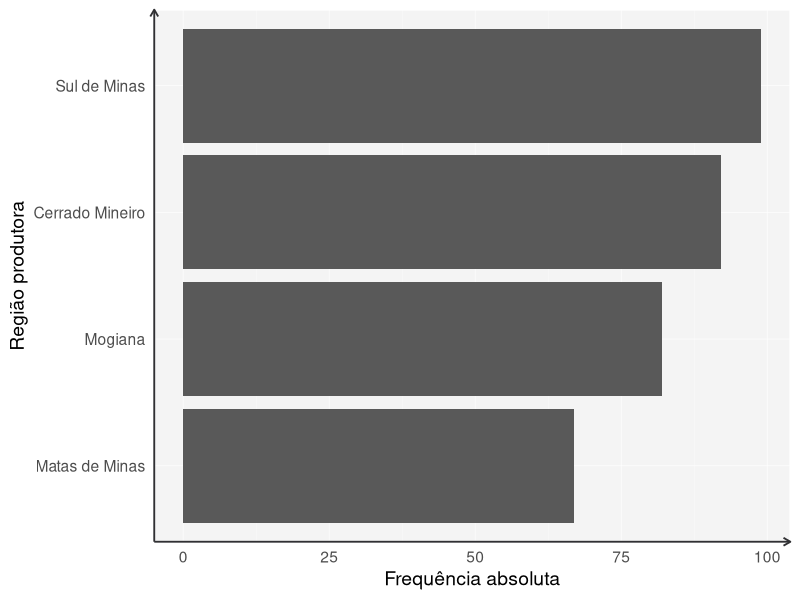
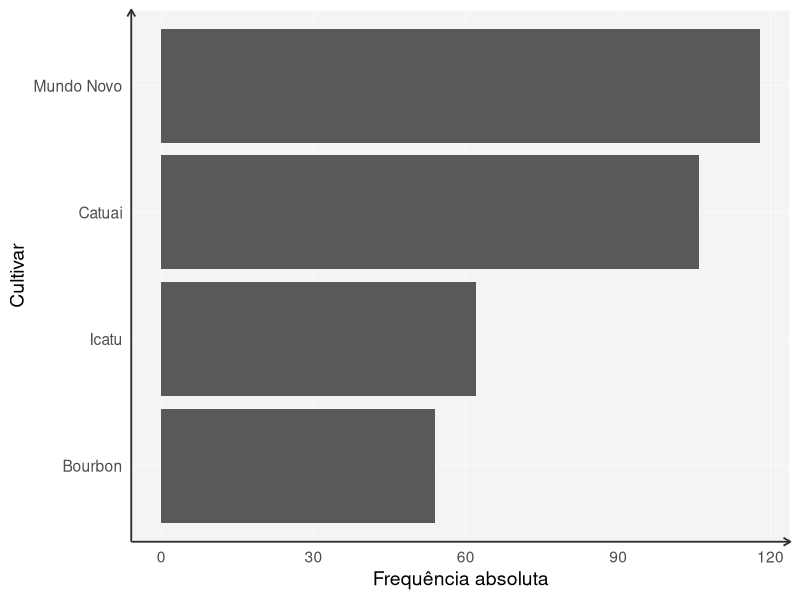
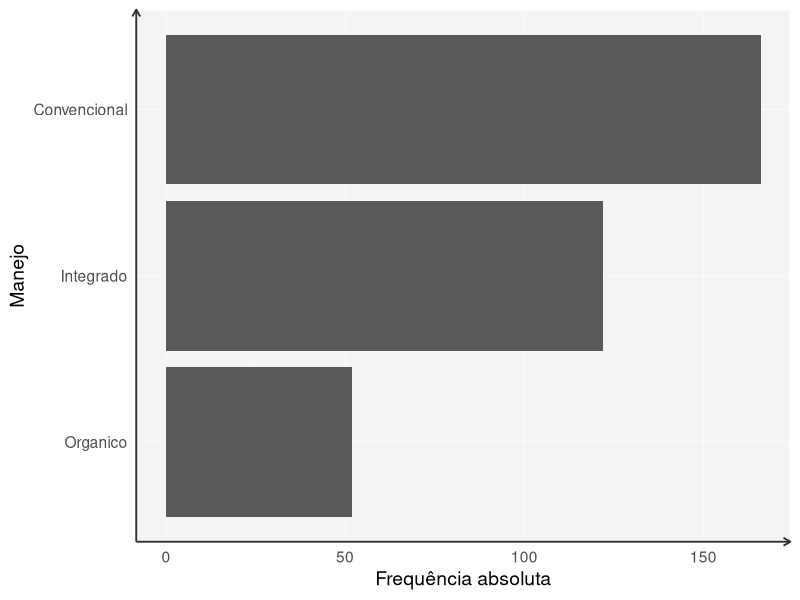
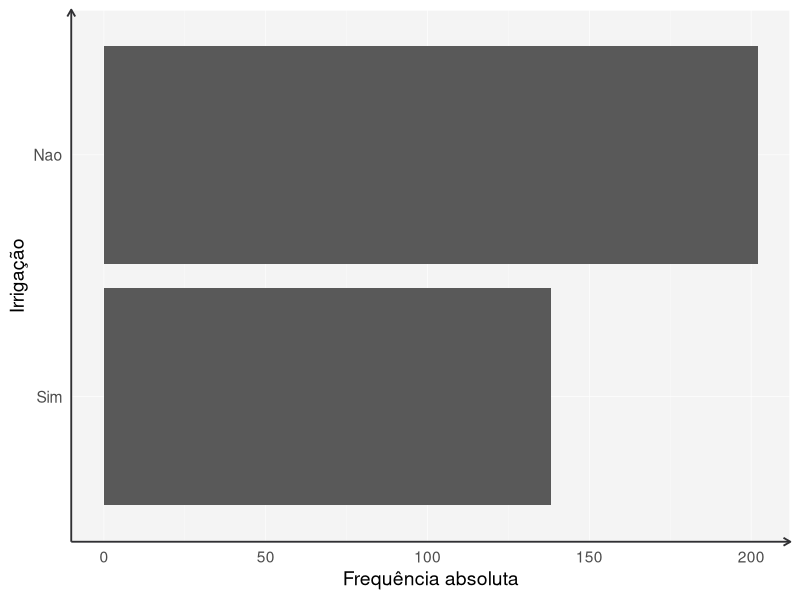
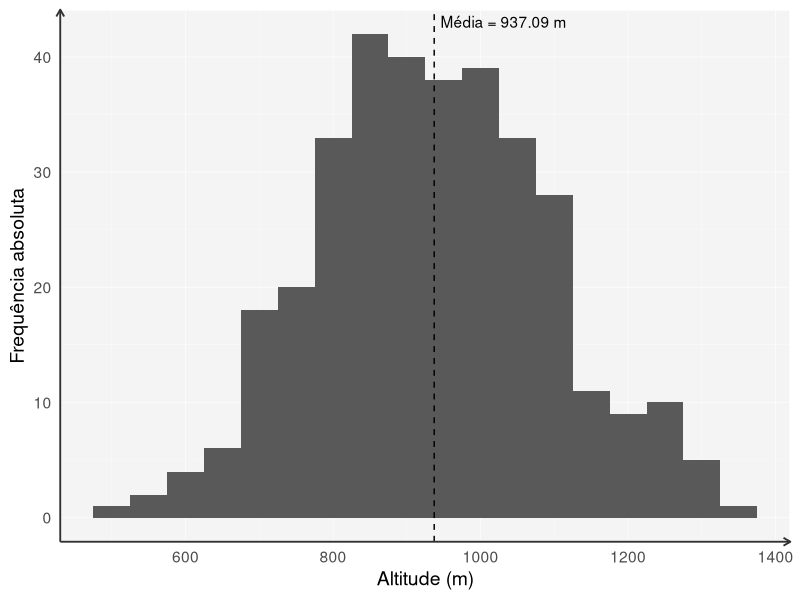
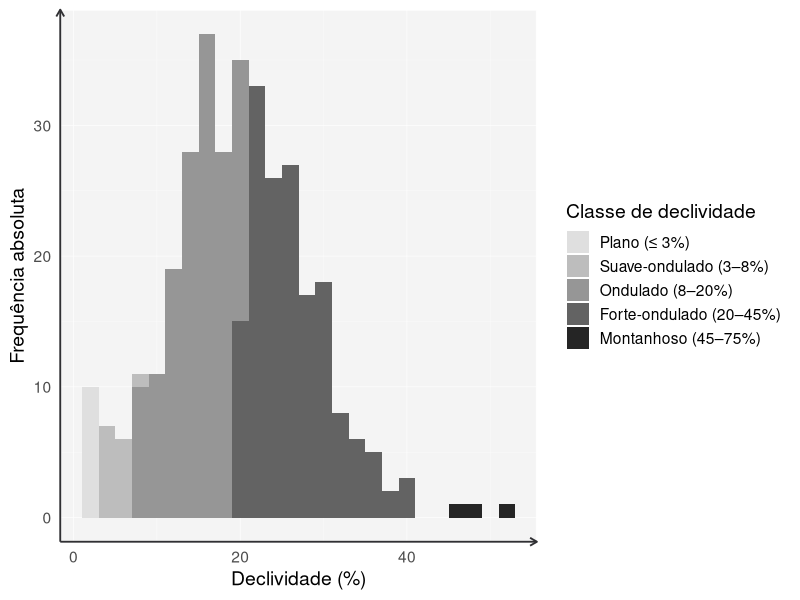
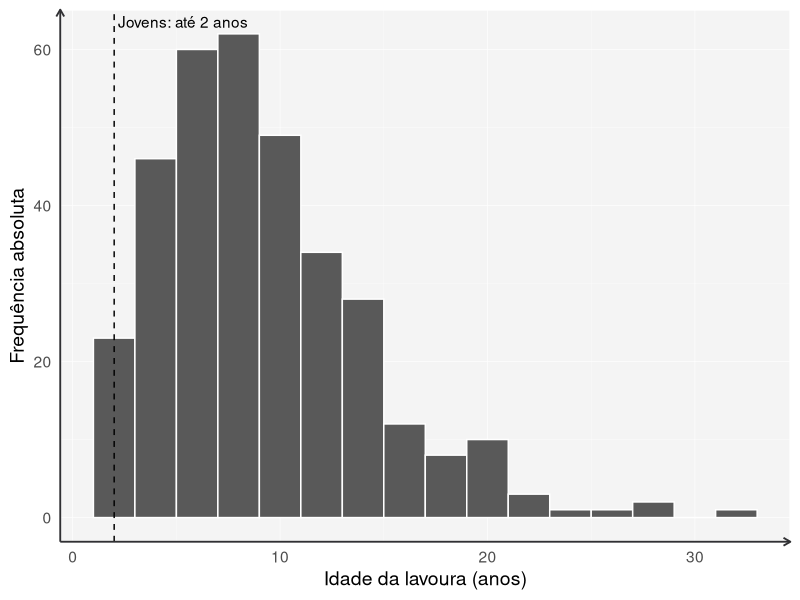
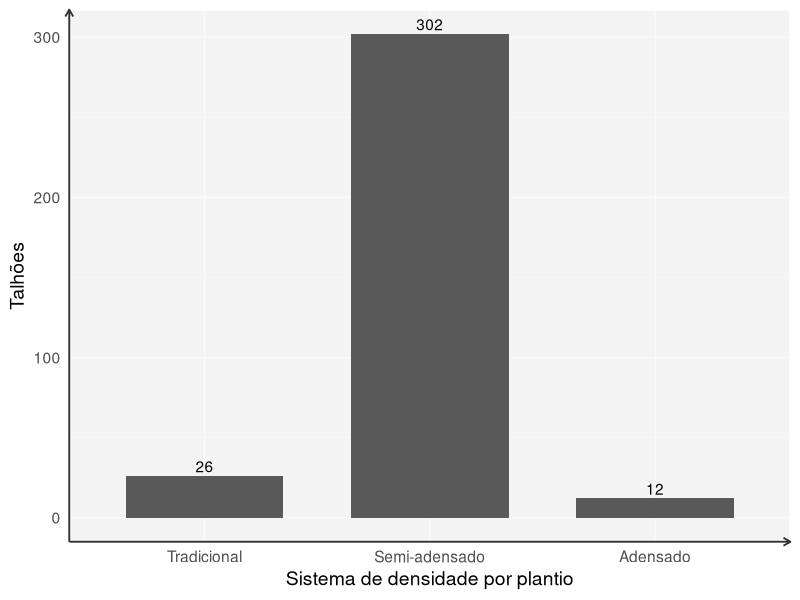

Write R code to recreate these figures, in order.
# =====================================================================
# UNIVERSIDADE DO VALE DO ITAJAI - UNIVALI
# ESCOLA POLITECNICA
# PROGRAMA DE POS-GRADUACAO EM COMPUTACAO APLICADA - PPGCA
# MESTRADO EM COMPUTACAO APLICADA
# Disciplina: Modelagem estatistica
# Prof. Dr.: Rodrigo Sant'Ana
# Discentes: Andre Lucas Ribeiro, Leticia Zorzi Rama, Matheus Neis
# Itajai, Santa Catarina, Brasil

# =====================================================================
# ANALISE ESTATISTICA DESCRITIVA DA CAFEICULTURA
# =====================================================================
# Descricao:
# Este script realiza a inspecao e a analise estatistica descritiva 
# de uma base de dados referente a cafeicultura.
# A analise estatistica dos dados serve como etapa previa para posteriores
# analises inferenciais e modelagens dos dados conforme perguntas especificas 
# pre-formuladas e propostas ao grupo de trabalho para responde-las.
#
# O script esta estruturado em:
# - Configurar ambiente de trabalho
# - Carregamento e inspecao inicial da base de dados
# - Analise univariada por ordem das colunas da base de dados
# - TO DO Analises multivariadas
# - TO DO Analises globais
#
# Base de dados: cafeicultura.csv
# =====================================================================

# =====================================================================
# CONFIGURAR AMBIENTE DE TRABALHO
# =====================================================================

# Conferir e configurar caminhos, se necessario
# getwd()
# setwd("inserir caminho")
# getwd()

# Pacotes
# library(spdep) 
# library(energy) 
# library(boot) 
# library(DescTools) 
# library(psych)
# library(car) 
# library(moments)
library(dplyr) 
library(tidyr) 
library(ggplot2)
library(GGally) 
library(corrplot) 
library(patchwork) 
library(stringr) 

# Opcoes gerais
options(width = 80, scipen = 6, digits = 4)

# Semente de reprodutibilidade
set.seed(20260818)

# Tema para ggplot
rgb01 <- "#303033"
seta <- grid::arrow(length = grid::unit(0.2, "cm"), type = "open")
my_theme <- function(base_size = 14, base_family = "Helvetica") {
  theme_bw(base_size = base_size, base_family = base_family) %+replace%
  theme(axis.ticks = element_blank(),
  axis.line = element_line(arrow = seta, colour = rgb01),
  legend.background = element_blank(),
  legend.key = element_blank(),
  panel.background =
  element_rect(fill = ggplot2::alpha(rgb01, 0.05),
  colour = "white"),
  panel.border = element_blank(),
  panel.grid = element_line(linetype = "solid",
  linewidth = 0.2,
  colour = "white"),
  strip.text = element_text(colour = "white",
  margin = margin(0.3, 0.3, 0.3, 0.3,
  "cm"),
  face = "bold"),
  strip.background = element_rect(fill = rgb01,
  colour = rgb01),
  plot.background = element_blank(),
  complete = TRUE)
}

# Definir o tema padrao
theme_set(my_theme())

# Funcao auxiliar de impressao de texto
secao <- function(texto) {
barra <- paste(rep("=", 70), collapse = "")
  cat("\n", barra, "\n", texto, "\n", barra, "\n\n", sep = "")
}

# Teste de Fischer
ic_fisher <- function(r, n, conf = 0.95) {
  z <- atanh(r)
  ep <- 1 / sqrt(n - 3)
  q <- qnorm(1 - (1 - conf) / 2)
  data.frame(r = r,
  n = n,
  inferior = tanh(z - q * ep),
  superior = tanh(z + q * ep))
}

# =====================================================================
# BASE DE DADOS
# =====================================================================

# Carregar a base de dados
caf <- read.csv("data/cafeicultura.csv", sep=",")

# Inspecao da base de dados
secao("Inspeção da base de dados")

# Estrutura geral
cat("\nNúmero de observações (linhas):", nrow(caf))
cat("\nNúmero de variáveis (colunas):", ncol(caf), "\n")
cat("\nNome das variáveis:")
print(names(caf))
cat("\nEstrutura geral:\n")
print(str(caf))

# Cabecalho, primeiras 10 linhas
cat("\nCabeçalho (primeiras 10 linhas):\n")
print(head(caf, 10))

# Resumo estatistico preliminar
cat("\nResumo estatístico preliminar:\n")
print(summary(caf))
# Possui de dados faltantes? Nao
# Suspeita de valores extremos? A umidade relativa em 92.2% pode ser um valor extremo
# Suspeita de valores impossiveis? Nao

# Diagnostico global de dados faltantes
total_celulas <- prod(dim(caf))
total_na <- sum(is.na(caf))
pct_geral_na <- round(total_na / total_celulas * 100, 1)

cat("\nDiagnóstico global de dados faltantes\n")
cat("Total de células na base de dados:", total_celulas, "\n")
cat("Total de dados faltantes (NA):", total_na, "\n")
cat("Porcentagem geral de dados faltantes:", pct_geral_na, "%\n\n")

# =====================================================================
# ANALISES UNIVARIADAS
# =====================================================================

# VARIAVEL 'id_talhao'
secao("Análise univariada - variável: id_talhao")

# O que e um talhao?
# (...) o talhao refere-se a determinada área da lavoura cafeeira que pode ser considerada homogênea, 
# por ter a mesma variedade de café plantada na mesma data, em um solo de características físicas, 
# químicas e topográficas semelhantes, além de receber o mesmo manejo agronômico e o mesmo tratamento 
# administrativo (Santos et al., 2009).

# Verificar se cada observacao corresponde a um talhao
length(unique(caf$id_talhao))
# Conclusao: cada observacao corresponde a um talhao
cat("\nA base de dados contém", length(unique(caf$id_talhao)), "observações,",
"cada uma correspondente a um talhão.")

# VARIAVEL 'regiao_produtora'
secao("Análise univariada - variável: regiao_produtora")
table(caf$regiao_produtora)
names(table(caf$regiao_produtora))

# Moda
regiao_produtora_moda <- names(which.max(table(caf$regiao_produtora)))

# Ranking absoluto
regiao_produtora_rank <- caf %>%
  group_by(regiao_produtora) %>%
  summarise(frequencia = n()) %>%
  arrange(desc(frequencia))

# Grafico de barras
regiao_produtora_plot <- ggplot(
  regiao_produtora_rank,
  aes(
    x = reorder(regiao_produtora, frequencia), 
    y = frequencia)
) +
  geom_col() +
  labs(
    x = "Região produtora",
    y = "Frequência absoluta"
  ) +
  coord_flip() +
  my_theme()

print(regiao_produtora_plot)

# Exibir resultados
# Moda
cat("\nDas", dim(table(caf$regiao_produtora)), "regiões produtoras,",
"a moda é:", str_to_title(regiao_produtora_moda))

# Ranking
cat("\nO ranking das regiões produtoras é:")
print(regiao_produtora_rank)

# VARIAVEL 'cultivar'
secao("Análise univariada - variável: cultivar")
table(caf$cultivar)
names(table(caf$cultivar))

# Moda
cultivar_moda <- names(which.max(table(caf$cultivar)))

# Ranking
cultivar_rank <- caf %>%
  group_by(cultivar) %>%
  summarise(frequencia = n()) %>%
  arrange(desc(frequencia))

# Grafico de barras
cultivar_plot <- ggplot(
  cultivar_rank,
  aes(
    x = reorder(cultivar, frequencia),
    y = frequencia
  )
) +
  geom_col() +
  coord_flip() +
  labs(
    x = "Cultivar",
    y = "Frequência absoluta"
  ) +
  my_theme()

print(cultivar_plot)

# Exibir resultados
# Moda
cat("\nDos", dim(table(caf$cultivar)), "cultivares,",
"a moda é:", str_to_title(cultivar_moda))

# Ranking
cat("\nO ranking dos cultivares é:")
print(cultivar_rank)

# VARIAVEL 'manejo'
secao("Análise univariada - variável: manejo")
table(caf$manejo)
names(table(caf$manejo))

# Moda
manejo_moda <- names(which.max(table(caf$manejo)))

# Ranking
manejo_rank <- caf %>%
  group_by(manejo) %>%
  summarise(frequencia = n()) %>%
  arrange(desc(frequencia))

# Grafico de barras
manejo_plot <- ggplot(
  manejo_rank, 
  aes(
    x = reorder(manejo, frequencia),
    y = frequencia
    )
) +
  geom_col() +
  coord_flip() +
  labs(
    x = "Manejo",
    y = "Frequência absoluta"
  ) +
  my_theme()

print(manejo_plot)

# Exibir resultados
# Moda
cat("\nDos", dim(table(caf$manejo)), "manejos,",
"a moda é:", str_to_title(manejo_moda))

# Ranking
cat("\nO ranking dos manejos é:")
print(manejo_rank)

# VARIAVEL 'irrigacao'
secao("Análise univariada - variável: irrigação")
table(caf$irrigacao)
names(table(caf$irrigacao))

# Moda
irrigacao_moda <- names(which.max(table(caf$irrigacao)))

# Ranking
irrigacao_rank <- caf %>%
  group_by(irrigacao) %>%
  summarise(frequencia = n()) %>%
  arrange(desc(frequencia))

# Grafico de barras
irrigacao_plot <- ggplot(
  irrigacao_rank, 
  aes(
    x = reorder(irrigacao, frequencia),
    y = frequencia
    )
) +
  geom_col() +
  coord_flip() +
  labs(
    x = "Irrigação",
    y = "Frequência absoluta"
  ) +
  my_theme()

print(irrigacao_plot)

# Exibir resultados
# Moda
cat("\nA irrigação predomina?", str_to_title(irrigacao_moda))

# Ranking
cat("\nO ranking da irrigação é:")
print(irrigacao_rank)

# VARIAVEL 'altitude'
secao("Análise univariada - variável: altitude")

# Altitude do parque cafeeiro de Minas gerais, segundo Bernardes et al. (2012)
# O parque cafeeiro esta distribuido em altitudes variando entre 500 e 1.200 m.  

# Resumo estatistico
summary(caf$altitude_m)

# Extrair estatisticas descritivas
alt_min <- min(caf$altitude_m)
alt_max <- max(caf$altitude_m)
alt_mediana <- median(caf$altitude_m)
alt_media <- mean(caf$altitude_m)
alt_sd <- sd(caf$altitude_m)
alt_q1 <- quantile(caf$altitude_m, 0.25)
alt_q3 <- quantile(caf$altitude_m, 0.75)

# Histograma
altitude_m_plot <- ggplot(caf, aes(x = altitude_m)) +
  geom_histogram(binwidth = 50) +
  geom_vline(
  xintercept = alt_media,
  linetype = "dashed"
) +
annotate(
  "text",
  x = alt_media,
  y = Inf,
  label = paste0("Média = ", round(alt_media, 2), " m"),
  vjust = 1.5,
  hjust = -0.05
) +
  labs(
    x = "Altitude (m)",
    y = "Frequência absoluta"
  ) +
  my_theme()

print(altitude_m_plot)

# Resultados
# Exibir resultados
cat("\nAltitude mínima:", alt_min, "metros\n")
cat("nAltitude máxima:", alt_max, "metros\n")
cat("1º quartil:", alt_q1, "metros\n")
cat("Mediana:", alt_mediana, "metros\n")
cat("Média:", round(alt_media, 2), "metros\n")
cat("3º quartil:", alt_q3, "metros\n")
cat("Desvio padrão:", round(alt_sd, 2), "metros\n")

# Parecer
cat("\nA altitude tem uma distribuição normal, sem a presença de valores extremos ou impossíveis. 
Segundo Bernard et al. (2012), a altitude no parque cafeeiro em Minas gerais varia entre 500 a 1.200 
metros. Os dados indicam uma frequência maior de altitudes entre 830 e 1046 metros, com altitudes 
mínimas de 496 e máximas de 1343 metros.")

# VARIAVEL 'declividade_pct'
secao("Análise univariada - variável: declividade")

# Classes de declividade de Minas Gerais, segundo INPE (2023)
# https://idesisema.meioambiente.mg.gov.br/geonetwork/srv/api/records/46b18109-06ab-4529-9401-5a662f1e39b2
# Plano: ate 3%
# Suave-ondulado: 3-8%
# Ondulado: 8-20%
# Forte-ondulado: 20-45%
# Montanhoso: 45-75%
# Escarpado: >75%
caf$classe_declividade <- cut(
  caf$declividade_pct,
  breaks = c(-Inf, 3, 8, 20, 45, 75, Inf),
  labels = c(
    "Plano (≤ 3%)",
    "Suave-ondulado (3–8%)",
    "Ondulado (8–20%)",
    "Forte-ondulado (20–45%)",
    "Montanhoso (45–75%)",
    "Escarpado (> 75%)"
  ),
  right = TRUE
)

# Declividade do parque cafeeiro de Minas Gerais, segundo Bernard et al. (2012)
# Sao encontradas lavouras em praticamente todas as faixas de declividade,
# porem ha um predominio de lavouras em declividades entre 5 e 15%.

# Resumo estatistico
summary(caf$declividade_pct)

# Extrair estatisticas descritivas
decl_min <- min(caf$declividade_pct)
decl_max <- max(caf$declividade_pct)
decl_mediana <- median(caf$declividade_pct)
decl_media <- mean(caf$declividade_pct)
decl_sd <- sd(caf$declividade_pct)
decl_q1 <- quantile(caf$declividade_pct, 0.25)
decl_q3 <- quantile(caf$declividade_pct, 0.75)

# Histograma
declividade_pct_plot <- ggplot(
  caf,
  aes(x = declividade_pct, fill = classe_declividade)
) +
  geom_histogram(binwidth = 2) +
  labs(
    x = "Declividade (%)",
    y = "Frequência absoluta",
    fill = "Classe de declividade"
  ) +
  scale_fill_manual(
    values = c(
      "Plano (≤ 3%)" = "#dfdfdf",
      "Suave-ondulado (3–8%)" = "#BDBDBD",
      "Ondulado (8–20%)" = "#969696",
      "Forte-ondulado (20–45%)" = "#636363" ,
      "Montanhoso (45–75%)" = "#252525",
      "Escarpado (> 75%)" = "#131313"
    ),
    drop = TRUE
  ) +
  my_theme()

print(declividade_pct_plot)

# Resultados
# Exibir resultados
cat("\nDeclividade mínima:", decl_min)
cat("Declividade máxima:", decl_max)
cat("1º quartil:", decl_q1)
cat("Mediana:", decl_mediana)
cat("Média:", round(decl_media, 2))
cat("3º quartil:", decl_q3)
cat("Desvio padrão:", round(decl_sd, 2))

# Parecer
cat("\nA declividade tem uma distribuição normal, levemente assimetrica à direita,
com a predominância de terrenos forte-ondulados, segundo a classificação do INPE (2023). 
Há, entretanto, uma heterogeneidade de terrenos visto que a declividade varia de
0% a 51.4%, caracterizando a ocorrência de terrenos planos à montanhosos, respectivamente. 
Os resultados diferem da caracterização de  Bernard et al. (2012) cuja declividae do parque 
cafeeiro em Minas Gerais predomina entre 5 e 15%.")

# VARIAVEL 'idade_lavoura_anos'
secao("Análise univariada - variável: idade_lavoura_anos")

# Idade da lavoura
# Até  os  dois  anos, chamada de lavoura jovem e após os dois anos, 
# conhecida como manejo em café adulto (Nascimento et al., 2020).
# Uma vez plantada, a lavoura permanece por 10, 20, 30 anos ou mais (Silva et al., 2002).

# Resumo estatistico
summary(caf$idade_lavoura_anos)

# Extrair estatisticas descritivas
idade_min <- min(caf$idade_lavoura_anos)
idade_max <- max(caf$idade_lavoura_anos)
idade_mediana <- median(caf$idade_lavoura_anos)
idade_media <- mean(caf$idade_lavoura_anos)
idade_sd <- sd(caf$idade_lavoura_anos)
idade_q1 <- quantile(caf$idade_lavoura_anos, 0.25)
idade_q3 <- quantile(caf$idade_lavoura_anos, 0.75)

# Histograma
idade_lavoura_anos_plot <- ggplot(caf, aes(x = idade_lavoura_anos)) +
  geom_histogram(binwidth = 2, colour = "white") +
  geom_vline(
  xintercept = 2,
  linetype = "dashed"
) +
annotate(
  "text",
  x = 2,
  y = Inf,
  label = "Jovens: até 2 anos",
  vjust = 1.5,
  hjust = -0.03
) +
  labs(
    x = "Idade da lavoura (anos)",
    y = "Frequência absoluta"
  ) +
  my_theme()

print(idade_lavoura_anos_plot)

# Resultados
# Exibir resultados
cat("\nIdade mínima:", idade_min)
cat("Idade máxima:", idade_max)
cat("1º quartil:", idade_q1)
cat("Mediana:", idade_mediana)
cat("Média:", round(idade_media, 2))
cat("3º quartil:", idade_q3)
cat("Desvio padrão:", round(idade_sd, 2))

# Parecer
cat("\n A idade da lavoura de café apresenta uma distribuição normal com assimetria
à direita. Existem lavouras jovens, com menos de dois anos e lavoura adultas com 31 anos.
Predominam lavouras adultas, com idade média de 9.25 anos.")

# VARIAVEL densidade_plantio
secao("Análise univariada - variável: densidade_plantio")

# Densidade de plantio sao plantas por alguma unidade de espaco
# Exemplo: plantas/metro quadrado, plantas/hectare
# Segundo Malta et al. (2008), 
# um hectare tradicional tem 2.500 plantas/ha, 
# semi-adensado possui 2.500 a 5.000 plantas/ha e 
# adensado possui mais de 5.000 plantas/ha

# Resumo estatistico
summary(caf$densidade_plantio)

# Densidade de plantio seguindo a classificacao de Malta et al. (2008)
caf2 <- caf %>%
  mutate(
    densidade_plantio_classes = cut(
      densidade_plantio,
      breaks = c(-Inf, 2500, 5000, Inf),
      labels = c("Tradicional", "Semi-adensado", "Adensado"),
      right = TRUE
    ),
    densidade_plantio_classes = factor(
      densidade_plantio_classes,
      levels = c("Tradicional", "Semi-adensado", "Adensado")
    )
  )

# Grafico de barras agrupando talhoes pelas classes de densidade
densidade_plantio_plot <- ggplot(caf2, aes(x = densidade_plantio_classes)) +
  geom_bar(width = 0.7) +
  geom_text(
    stat = "count",
    aes(label = after_stat(count)),
    vjust = -0.3
  ) +
  labs(
    x = "Sistema de densidade por plantio",
    y = "Talhões"
  ) +
  my_theme()

print(densidade_plantio_plot)

# Moda
densidade_moda <- names(which.max(table(caf2$densidade_plantio_classes)))

# Ranking
densidade_rank <- caf2 %>%
  group_by(densidade_plantio_classes) %>%
  summarise(frequencia = n()) %>%
  arrange(desc(frequencia))

# Exibir resultados
# Moda
cat("\nDos sistemas de plantio, predomina aqueles com densidade do tipo", 
str_to_title(densidade_moda))

# Ranking
cat("\nO ranking dos sistemas de densidadade de plantio é:")
print(densidade_rank)

# VARIAVEL adubacao_n_kg_h
secao("Análise univariada - variável: adubacao_n_kg_ha")

# Resumo estatistico
summary(caf$adubacao_n_kg_ha)

# Extrair estatisticas descritivas
adubacao_min <- min(caf$adubacao_n_kg_ha)
adubacao_max <- max(caf$adubacao_n_kg_ha)
adubacao_mediana <- median(caf$adubacao_n_kg_ha)
adubacao_media <- mean(caf$adubacao_n_kg_ha)
adubacao_sd <- sd(caf$adubacao_n_kg_ha)
adubacao_q1 <- quantile(caf$adubacao_n_kg_ha, 0.25)
adubacao_q3 <- quantile(caf$adubacao_n_kg_ha, 0.75)

# Histograma
adubacao_plot <- ggplot(caf, aes(x = adubacao_n_kg_ha)) +
  geom_histogram(binwidth = 20) +
  geom_vline(
  xintercept = adubacao_media,
  linetype = "dashed"
) +
annotate(
  "text",
  x = adubacao_media,
  y = Inf,
  label = paste0("Média = ", round(adubacao_media, 2), " kg/ha"),
  vjust = 1.5,
  hjust = -0.05
) +
  labs(
    x = "Adubação nitrogenada (kg/ha)",
    y = "Frequência absoluta"
  ) +
  my_theme()

print(adubacao_plot)

# Resultados
# Exibir resultados
cat("\nAdubação mínima:", adubacao_min)
cat("Adubação máxima:", adubacao_max)
cat("1º quartil:", adubacao_q1)
cat("Mediana:", adubacao_mediana)
cat("Média:", round(adubacao_media, 2))
cat("3º quartil:", adubacao_q3)
cat("Desvio padrão:", round(adubacao_sd, 2))

# Parecer
cat("\n.")

# VARIAVEL precipitacao_safra_mm
secao("Análise univariada - variável: precipitacao_safra_mm")

# Resumo estatistico
summary(caf$precipitacao_safra_mm)

# Extrair estatisticas descritivas
precipitacao_min <- min(caf$precipitacao_safra_mm)
precipitacao_max <- max(caf$precipitacao_safra_mm)
precipitacao_mediana <- median(caf$precipitacao_safra_mm)
precipitacao_media <- mean(caf$precipitacao_safra_mm)
precipitacao_sd <- sd(caf$precipitacao_safra_mm)
precipitacao_q1 <- quantile(caf$precipitacao_safra_mm, 0.25)
precipitacao_q3 <- quantile(caf$precipitacao_safra_mm, 0.75)

# Histograma
precipitacao_plot <- ggplot(caf, aes(x = precipitacao_safra_mm)) +
  geom_histogram(binwidth = 20) +
  geom_vline(
  xintercept = precipitacao_media,
  linetype = "dashed"
) +
annotate(
  "text",
  x = precipitacao_media,
  y = Inf,
  label = paste0("Média = ", round(precipitacao_media, 2), " mm"),
  vjust = 1.5,
  hjust = -0.05
) +
  labs(
    x = "Precipitação na safra (mm)",
    y = "Frequência absoluta"
  ) +
  my_theme()

print(precipitacao_plot)

# Resultados
# Exibir resultados
cat("\nPrecipitação mínima:", precipitacao_min)
cat("Precipitação máxima:", precipitacao_max)
cat("1º quartil:", precipitacao_q1)
cat("Mediana:", precipitacao_mediana)
cat("Média:", round(precipitacao_media, 2))
cat("3º quartil:", precipitacao_q3)
cat("Desvio padrão:", round(precipitacao_sd, 2))

# Parecer
cat("\n.")

# VARIAVEL umidade_relativa_pct
secao("Análise univariada - variável: umidade_relativa_pct")

# Resumo estatistico
summary(caf$umidade_relativa_pct)

# Extrair estatisticas descritivas
umidade_min <- min(caf$umidade_relativa_pct)
umidade_max <- max(caf$umidade_relativa_pct)
umidade_mediana <- median(caf$umidade_relativa_pct)
umidade_media <- mean(caf$umidade_relativa_pct)
umidade_sd <- sd(caf$umidade_relativa_pct)
umidade_q1 <- quantile(caf$umidade_relativa_pct, 0.25)
umidade_q3 <- quantile(caf$umidade_relativa_pct, 0.75)

# Histograma
umidade_plot <- ggplot(caf, aes(x = umidade_relativa_pct)) +
  geom_histogram(binwidth = 2) +
  geom_vline(
  xintercept = umidade_media,
  linetype = "dashed"
) +
annotate(
  "text",
  x = umidade_media,
  y = Inf,
  label = paste0("Média = ", round(umidade_media, 2), "%"),
  vjust = 1.5,
  hjust = -0.05
) +
  labs(
    x = "Umidade relativa (%)",
    y = "Frequência absoluta"
  ) +
  my_theme()

print(umidade_plot)

# Resultados
# Exibir resultados
cat("\nUmidade mínima:", umidade_min)
cat("Umidade máxima:", umidade_max)
cat("1º quartil:", umidade_q1)
cat("Mediana:", umidade_mediana)
cat("Média:", round(umidade_media, 2))
cat("3º quartil:", umidade_q3)
cat("Desvio padrão:", round(umidade_sd, 2))

# Parecer
cat("\n.")

# VARIAVEL ph_solo
secao("Análise univariada - variável: ph_solo")

# Resumo estatistico
summary(caf$ph_solo)

# Extrair estatisticas descritivas
ph_solo_min <- min(caf$ph_solo)
ph_solo_max <- max(caf$ph_solo)
ph_solo_mediana <- median(caf$ph_solo)
ph_solo_media <- mean(caf$ph_solo)
ph_solo_sd <- sd(caf$ph_solo)
ph_solo_q1 <- quantile(caf$ph_solo, 0.25)
ph_solo_q3 <- quantile(caf$ph_solo, 0.75)

# Histograma
ph_solo_plot <- ggplot(caf, aes(x = ph_solo)) +
  geom_histogram(binwidth = 0.25) +
  geom_vline(
  xintercept = ph_solo_media,
  linetype = "dashed"
) +
annotate(
  "text",
  x = ph_solo_media,
  y = Inf,
  label = paste0("Média = ", round(ph_solo_media, 2)),
  vjust = 1.5,
  hjust = -0.05
) +
  labs(
    x = "pH do solo",
    y = "Frequência absoluta"
  ) +
  my_theme()

print(ph_solo_plot)

# Resultados
# Exibir resultados
cat("\npH mínimo:", ph_solo_min)
cat("pH máximo:", ph_solo_max)
cat("1º quartil:", ph_solo_q1)
cat("Mediana:", ph_solo_mediana)
cat("Média:", round(ph_solo_media, 2))
cat("3º quartil:", ph_solo_q3)
cat("Desvio padrão:", round(ph_solo_sd, 2))

# Parecer
cat("\n.")

# VARIAVEL materia_organica_pct
secao("Análise univariada - variável: materia_organica_pct")

# Resumo estatistico
summary(caf$materia_organica_pct)

# Extrair estatisticas descritivas
materia_organica_min <- min(caf$materia_organica_pct)
materia_organica_max <- max(caf$materia_organica_pct)
materia_organica_mediana <- median(caf$materia_organica_pct)
materia_organica_media <- mean(caf$materia_organica_pct)
materia_organica_sd <- sd(caf$materia_organica_pct)
materia_organica_q1 <- quantile(caf$materia_organica_pct, 0.25)
materia_organica_q3 <- quantile(caf$materia_organica_pct, 0.75)

# Histograma
materia_organica_plot <- ggplot(caf, aes(x = materia_organica_pct)) +
  geom_histogram(binwidth = 0.5) +
  geom_vline(
  xintercept = materia_organica_media,
  linetype = "dashed"
) +
annotate(
  "text",
  x = materia_organica_media,
  y = Inf,
  label = paste0("Média = ", round(materia_organica_media, 2), "%"),
  vjust = 1.5,
  hjust = -0.05
) +
  labs(
    x = "Matéria orgânica (%)",
    y = "Frequência absoluta"
  ) +
  my_theme()

print(materia_organica_plot)

# Resultados
# Exibir resultados
cat("\nMatéria orgânica mínima:", materia_organica_min)
cat("Matéria orgânica máxima:", materia_organica_max)
cat("1º quartil:", materia_organica_q1)
cat("Mediana:", materia_organica_mediana)
cat("Média:", round(materia_organica_media, 2))
cat("3º quartil:", materia_organica_q3)
cat("Desvio padrão:", round(materia_organica_sd, 2))

# Parecer
cat("\n.")

# VARIAVEL 'n_armadilhas'
secao("Análise univariada - variável: n_armadilhas")
table(caf$n_armadilhas)

# Media
armadilhas_media <- mean(caf$n_armadilhas)

# Moda
armadilhas_moda <- names(which.max(table(caf$n_armadilhas)))

# Mediana
armadilhas_mediana <- median(caf$n_armadilhas)

# Ranking
armadilhas_rank <- caf %>%
  group_by(n_armadilhas) %>%
  summarise(frequencia = n()) %>%
  arrange(desc(frequencia))

# Grafico de barras
armadilhas_plot <- ggplot(caf, aes(n_armadilhas)) +
  geom_bar() +
  scale_x_continuous(breaks = seq(
    min(caf$n_armadilhas),
    max(caf$n_armadilhas),
    by = 1
  )) +
  labs(
    x = "Quantidade de armadilhas",
    y = "Frequência"
  ) + 
  my_theme()

print(armadilhas_plot)

# Exibir resultados
# Media, moda e mediana
cat("\nQuantidade média de armadilhas:", round(armadilhas_media, 2))
cat("\nQuantidade de armadilhas mais frequente (moda):", armadilhas_moda)
cat("\nMediana da quantidade de armadilhas:", armadilhas_mediana)

# Ranking
cat("\nO ranking da quantidade de armadilhas é:")
print(armadilhas_rank)

# Parecer
cat("\n.")

# VARIAVEL 'dias_exposicao'
secao("Análise univariada - variável: dias_exposicao")
table(caf$dias_exposicao)

# Media
exposicao_media <- mean(caf$dias_exposicao)

# Moda
exposicao_moda <- names(which.max(table(caf$dias_exposicao)))

# Mediana
exposicao_mediana <- median(caf$dias_exposicao)

# Ranking
dias_exposicao_rank <- caf %>%
  group_by(dias_exposicao) %>%
  summarise(frequencia = n()) %>%
  arrange(desc(frequencia))

# Grafico de barras
dias_exposicao_plot <- ggplot(
  dias_exposicao_rank,
  aes(
    x = reorder(as.factor(dias_exposicao), frequencia), 
    y = frequencia
  )
) +
  geom_col() +
  labs(
    x = "Dias de exposição",
    y = "Frequência absoluta"
  ) +
  coord_flip() +
  my_theme()

print(dias_exposicao_plot)

# Exibir resultados
# Media, moda e mediana
cat("\nDias de exposição em média:", round(exposicao_media, 2))
cat("\nDias de exposição mais frequente (moda):", exposicao_moda)
cat("\nMediana de dias de exposição:", exposicao_mediana)

# Ranking
cat("\nO ranking dos dias de exposição é:")
print(dias_exposicao_rank)

# Parecer
cat("\n.")

# VARIAVEL 'n_brocas_capturadas'
secao("Análise univariada - variável: n_brocas_capturadas")
table(caf$n_brocas_capturadas)

# Moda
brocas_moda <- names(which.max(table(caf$n_brocas_capturadas)))

# Mediana
brocas_mediana <- median(caf$n_brocas_capturadas)

# Ranking
n_brocas_capturadas_rank <- caf %>%
  group_by(n_brocas_capturadas) %>%
  summarise(frequencia = n()) %>%
  arrange(desc(frequencia))

# Grafico de barras
n_brocas_capturadas_plot <- ggplot(caf, aes(n_brocas_capturadas))  +
  geom_bar() +
  scale_x_continuous(breaks = seq(
    min(caf$n_brocas_capturadas),
    max(caf$n_brocas_capturadas),
    by = 4
  )) +
  geom_vline(
  xintercept = as.numeric(brocas_moda),
  linetype = "dashed"
) +
annotate(
  "text",
  x = as.numeric(brocas_moda),
  y = Inf,
  label = paste0("Moda = ", as.numeric(brocas_moda)),
  vjust = 1.5,
  hjust = -0.05
) +
  labs(
    x = "Número de brocas capturadas",
    y = "Frequência absoluta"
  ) +
  my_theme()

print(n_brocas_capturadas_plot)

# Exibir resultados
# Moda e mediana
cat("\nQuantidade mais frequente de brocas capturadas (moda):", brocas_moda)
cat("\nMediana do número de brocas capturadas:", brocas_mediana)

# Ranking
cat("\nO ranking do número de brocas capturadas é:")
print(n_brocas_capturadas_rank)

# =====================================================================
# ANALISES MULTIVARIADAS
# =====================================================================

# TO DO

# =====================================================================
# ANALISES GLOBAIS
# =====================================================================

# TO DO

# Variaveis numericas
# num_caf <- caf %>%
#   select(where(is.numeric))
# num_caf <- names(num_caf)
 
# secao("Forma das distibuições - Cafeicultura")

# diagnostico_forma <- data.frame(
# variavel = num_caf,
# media = sapply(caf[num_caf], mean),
# mediana = sapply(caf[num_caf], median),
# assimetria = sapply(caf[num_caf], skewness),
# curtose = sapply(caf[num_caf], kurtosis),
# shapiro_p = sapply(caf[num_caf],
# function(x) shapiro.test(x)$p.value))
# print(diagnostico_forma, row.names = FALSE)

# # Matriz de dispersao

# p_pares <- ggpairs(
# caf[, num_caf],
# lower = list(
# continuous = wrap("points", alpha = 0.5, size = 1)
# ),
# upper = list(
# continuous = wrap("cor", method = "pearson", size = 4)
# ),
# diag = list(
# continuous = wrap("densityDiag", alpha = 0.5)
# ),
# title = "Matriz de dispersão - Pearson - Cafeicultura"
# )

# p_pares

# ggsave(
# "matriz_dispersao_pearson_cafeicultura.png",
# p_pares,
# width = 22,
# height = 22,
# units = "in",
# dpi = 300
# )

# =====================================================================
#                  Creative Commons License 4.0
#                       (CC BY-NC-SA 4.0)
#
#  This is a humam-readable summary of (and not a substitute for) the
#  license (https://creativecommons.org/licenses/by-nc-nd/4.0/legalcode)
#
#  You are free to:
#
#  Share - copy and redistribute the material in any medium or format.
#
#  The licensor cannot revoke these freedoms as long as you follow the
#  license terms.
#
#  Under the following terms:
#
#  Attribution - You must give appropriate credit, provide a link to
#  license, and indicate if changes were made. You may do so in any
#  reasonable manner, but not in any way that suggests the licensor
#  endorses you or your use.
#
#  NonCommercial - You may not use the material for commercial
#  purposes.
#
#  ShareAlike - If you remix, transform, or build upon the material,
#  you must distributive your contributions under the same license
#  as the  original.
#
#  No additional restrictions — You may not apply legal terms or
#  technological measures that legally restrict others from doing
#  anything the license permits.
# =====================================================================
